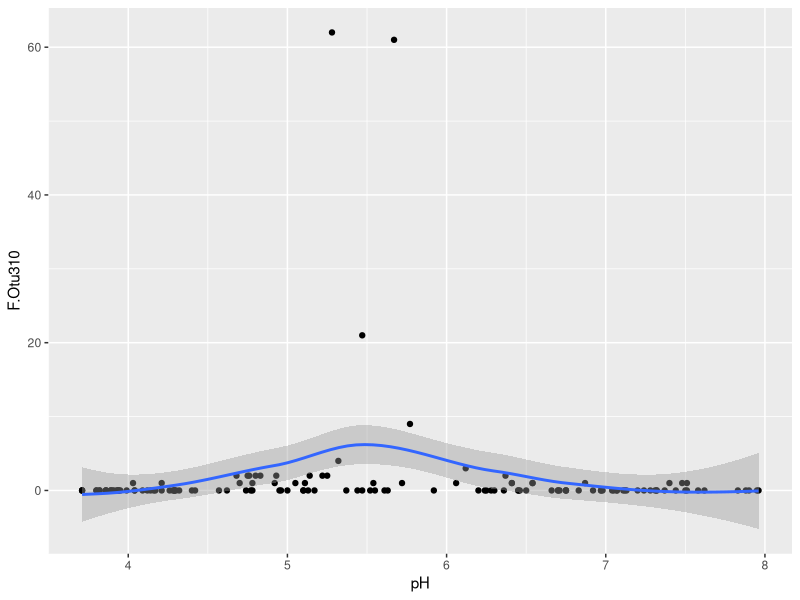

Recreate this plot in R.

######################### Combine tables ######################################
otu_table_16s_RA = read.csv2(
  'Data/otu_16S_4500.RA.csv',
  header = T,
  sep = ',',
  row.names = 1
)
otu_table_16s_ABS = read.csv2(
  'Data/otu_16S_4500.ABS.csv',
  header = T,
  sep = ',',
  row.names = 1
)
otu_table_ITS_RA = read.csv2(
  'Data/otu_ITS_7150.RA.csv',
  header = T,
  sep = ',',
  row.names = 1
)
otu_table_ITS_RA = otu_table_ITS_RA[, colnames(otu_table_ITS_RA) %in% colnames(otu_table_16s_RA)]
otu_table_ITS_ABS = read.csv2(
  'Data/otu_ITS_7150.ABS.csv',
  header = T,
  sep = ',',
  row.names = 1
)
otu_table_ITS_ABS = otu_table_ITS_ABS[, colnames(otu_table_ITS_ABS) %in% colnames(otu_table_16s_ABS)]

env_data = read.csv2(
  'Data/env_16S.csv',
  header = T,
  sep = ',',
  row.names = 1
)

env_data = env_data[rownames(env_data) %in% colnames(otu_table_16s_RA), ]
env_data = env_data[order(env_data$pH), ]
ordered_row_names <- rownames(env_data)

otu_table_16s_RA <- otu_table_16s_RA[, ordered_row_names]
otu_table_16s_ABS <- otu_table_16s_ABS[, ordered_row_names]
otu_table_ITS_RA <- otu_table_ITS_RA[, ordered_row_names]
otu_table_ITS_ABS <- otu_table_ITS_ABS[, ordered_row_names]

rownames(otu_table_16s_RA) = paste0("B.", rownames(otu_table_16s_RA))
rownames(otu_table_16s_ABS) = paste0("B.", rownames(otu_table_16s_ABS))
rownames(otu_table_ITS_RA) = paste0("F.", rownames(otu_table_ITS_RA))
rownames(otu_table_ITS_ABS) = paste0("F.", rownames(otu_table_ITS_ABS))


RA = rbind(otu_table_16s_RA, otu_table_ITS_RA)
ABS = rbind(otu_table_16s_ABS, otu_table_ITS_ABS)

############################# Choose only important OTUs ##################### 

keystones = readxl::read_xlsx('Data/Results/Important_taxa_with_tax.xlsx')
RA = RA[rownames(RA) %in% keystones$OTU,]
ABS = ABS[rownames(ABS) %in% keystones$OTU,]

############################ Make graphs #######################################
library(ggplot2)

df <- as.data.frame(t(RA))
df$pH <- env_data$pH
colnames(df)[colnames(df) == "env_data$pH"] <- "pH"
df$pH <- as.numeric(df$pH)

otu_plots <- list()

for (i in rownames(RA)) {
  plot <- ggplot(df, aes(x = pH, y = .data[[i]])) +
    geom_point() +
    geom_smooth(method = "loess")
  otu_plots[[i]] <- plot
}


